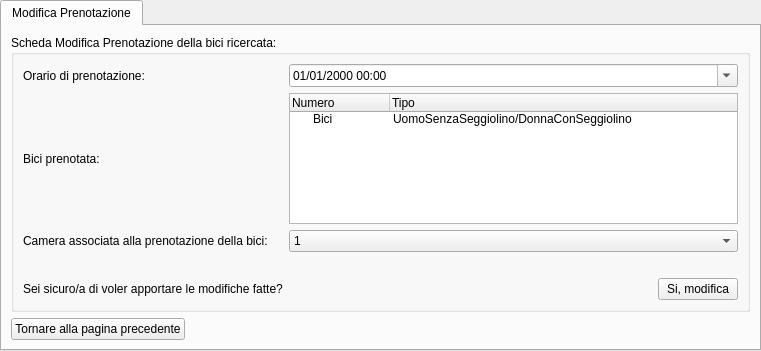
<?xml version="1.0" encoding="UTF-8"?>
<ui version="4.0">
 <class>tabwidgetModificaPrenotazioneBici</class>
 <widget class="QTabWidget" name="tabwidgetModificaPrenotazioneBici">
  <property name="geometry">
   <rect>
    <x>0</x>
    <y>0</y>
    <width>761</width>
    <height>351</height>
   </rect>
  </property>
  <property name="windowTitle">
   <string>Modifica Prenotazione Bici</string>
  </property>
  <widget class="QWidget" name="tab">
   <attribute name="title">
    <string>Modifica Prenotazione</string>
   </attribute>
   <layout class="QGridLayout" name="gridLayout">
    <item row="1" column="0">
     <widget class="QPushButton" name="btnTornarePaginaPrecedente">
      <property name="text">
       <string>Tornare alla pagina precedente</string>
      </property>
     </widget>
    </item>
    <item row="1" column="1">
     <spacer name="horizontalSpacer_2">
      <property name="orientation">
       <enum>Qt::Horizontal</enum>
      </property>
      <property name="sizeHint" stdset="0">
       <size>
        <width>40</width>
        <height>20</height>
       </size>
      </property>
     </spacer>
    </item>
    <item row="0" column="0" colspan="2">
     <widget class="QGroupBox" name="groupboxSchedaModificaPrenotazioneBici">
      <property name="title">
       <string>Scheda Modifica Prenotazione della bici ricercata:</string>
      </property>
      <layout class="QGridLayout" name="gridLayout_2">
       <item row="0" column="0">
        <widget class="QLabel" name="labelOrarioPrenotazione">
         <property name="text">
          <string>Orario di prenotazione:</string>
         </property>
        </widget>
       </item>
       <item row="4" column="0">
        <widget class="QLabel" name="labelDomandaConfermaModifiche">
         <property name="text">
          <string>Sei sicuro/a di voler apportare le modifiche fatte?</string>
         </property>
        </widget>
       </item>
       <item row="4" column="2">
        <widget class="QPushButton" name="btnConfermaModifiche">
         <property name="text">
          <string>Si, modifica</string>
         </property>
        </widget>
       </item>
       <item row="2" column="0">
        <widget class="QLabel" name="labelCameraAssociataPrenotazioneBici">
         <property name="text">
          <string>Camera associata alla prenotazione della bici: </string>
         </property>
        </widget>
       </item>
       <item row="1" column="0">
        <widget class="QLabel" name="labelBiciPrenotata">
         <property name="text">
          <string>Bici prenotata:</string>
         </property>
        </widget>
       </item>
       <item row="4" column="1">
        <spacer name="horizontalSpacer_3">
         <property name="orientation">
          <enum>Qt::Horizontal</enum>
         </property>
         <property name="sizeHint" stdset="0">
          <size>
           <width>40</width>
           <height>20</height>
          </size>
         </property>
        </spacer>
       </item>
       <item row="1" column="1" colspan="2">
        <widget class="QTreeWidget" name="treewidgetVisualizzaDatiBiciPrenotata">
         <column>
          <property name="text">
           <string>Numero</string>
          </property>
         </column>
         <column>
          <property name="text">
           <string>Tipo</string>
          </property>
         </column>
         <item>
          <property name="text">
           <string>Bici</string>
          </property>
          <property name="text">
           <string>UomoSenzaSeggiolino/DonnaConSeggiolino</string>
          </property>
          <property name="flags">
           <set>ItemIsSelectable|ItemIsEditable|ItemIsDragEnabled|ItemIsDropEnabled|ItemIsUserCheckable|ItemIsEnabled</set>
          </property>
         </item>
        </widget>
       </item>
       <item row="0" column="1" colspan="2">
        <widget class="QDateTimeEdit" name="datetimeeditInserireOrarioDataModificaPrenotazione">
         <property name="displayFormat">
          <string>dd/MM/yyyy HH:mm</string>
         </property>
         <property name="calendarPopup">
          <bool>true</bool>
         </property>
        </widget>
       </item>
       <item row="2" column="1" colspan="2">
        <widget class="QComboBox" name="comboboxInserireBiciAssociataPrenotazione">
         <item>
          <property name="text">
           <string>1</string>
          </property>
         </item>
         <item>
          <property name="text">
           <string>2</string>
          </property>
         </item>
         <item>
          <property name="text">
           <string>3</string>
          </property>
         </item>
         <item>
          <property name="text">
           <string>4</string>
          </property>
         </item>
         <item>
          <property name="text">
           <string>5</string>
          </property>
         </item>
         <item>
          <property name="text">
           <string>6</string>
          </property>
         </item>
         <item>
          <property name="text">
           <string>7</string>
          </property>
         </item>
         <item>
          <property name="text">
           <string>8</string>
          </property>
         </item>
         <item>
          <property name="text">
           <string>9</string>
          </property>
         </item>
         <item>
          <property name="text">
           <string>10</string>
          </property>
         </item>
         <item>
          <property name="text">
           <string>11</string>
          </property>
         </item>
         <item>
          <property name="text">
           <string>12</string>
          </property>
         </item>
         <item>
          <property name="text">
           <string>13</string>
          </property>
         </item>
         <item>
          <property name="text">
           <string>14</string>
          </property>
         </item>
         <item>
          <property name="text">
           <string>15</string>
          </property>
         </item>
         <item>
          <property name="text">
           <string>16</string>
          </property>
         </item>
         <item>
          <property name="text">
           <string>17</string>
          </property>
         </item>
         <item>
          <property name="text">
           <string>18</string>
          </property>
         </item>
         <item>
          <property name="text">
           <string>19</string>
          </property>
         </item>
         <item>
          <property name="text">
           <string>20</string>
          </property>
         </item>
         <item>
          <property name="text">
           <string>21</string>
          </property>
         </item>
         <item>
          <property name="text">
           <string>22</string>
          </property>
         </item>
         <item>
          <property name="text">
           <string>23</string>
          </property>
         </item>
         <item>
          <property name="text">
           <string>24</string>
          </property>
         </item>
         <item>
          <property name="text">
           <string>25</string>
          </property>
         </item>
         <item>
          <property name="text">
           <string>26</string>
          </property>
         </item>
         <item>
          <property name="text">
           <string>27</string>
          </property>
         </item>
         <item>
          <property name="text">
           <string>28</string>
          </property>
         </item>
         <item>
          <property name="text">
           <string>29</string>
          </property>
         </item>
         <item>
          <property name="text">
           <string>30</string>
          </property>
         </item>
         <item>
          <property name="text">
           <string>31</string>
          </property>
         </item>
         <item>
          <property name="text">
           <string>32</string>
          </property>
         </item>
         <item>
          <property name="text">
           <string>33</string>
          </property>
         </item>
         <item>
          <property name="text">
           <string>34</string>
          </property>
         </item>
         <item>
          <property name="text">
           <string>35</string>
          </property>
         </item>
         <item>
          <property name="text">
           <string>36</string>
          </property>
         </item>
        </widget>
       </item>
       <item row="3" column="0" colspan="3">
        <spacer name="horizontalSpacer">
         <property name="orientation">
          <enum>Qt::Horizontal</enum>
         </property>
         <property name="sizeHint" stdset="0">
          <size>
           <width>40</width>
           <height>20</height>
          </size>
         </property>
        </spacer>
       </item>
      </layout>
     </widget>
    </item>
   </layout>
  </widget>
 </widget>
 <resources/>
 <connections/>
</ui>
